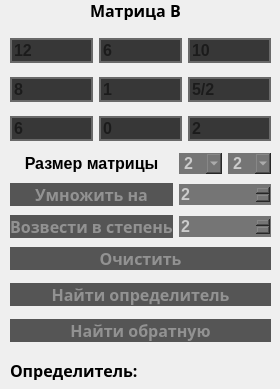
     <widget class="QWidget" name="matrixB" native="true">
      <property name="minimumSize">
       <size>
        <width>280</width>
        <height>0</height>
       </size>
      </property>
      <property name="maximumSize">
       <size>
        <width>280</width>
        <height>16777215</height>
       </size>
      </property>
      <widget class="QWidget" name="verticalLayoutWidget_3">
       <property name="geometry">
        <rect>
         <x>10</x>
         <y>240</y>
         <width>261</width>
         <height>111</height>
        </rect>
       </property>
       <layout class="QVBoxLayout" name="clsDeterInvertB">
        <item>
         <widget class="QPushButton" name="cleanB">
          <property name="font">
           <font>
            <family>Meiryo</family>
            <pointsize>12</pointsize>
            <weight>75</weight>
            <bold>true</bold>
           </font>
          </property>
          <property name="cursor">
           <cursorShape>PointingHandCursor</cursorShape>
          </property>
          <property name="autoFillBackground">
           <bool>false</bool>
          </property>
          <property name="styleSheet">
           <string notr="true">QPushButton{
 	background-color: rgb(85, 85, 85);
	border: none;
	color: rgb(146, 146, 146);
}

QPushButton::hover{
 	background-color:rgb(65, 65, 65);
	border: 2px solid rgb(70, 70, 70);
}

QPushButton::pressed{
 	background-color: rgb(148, 148, 148);
	border: none;
	color: rgb(40, 40, 40)
}</string>
          </property>
          <property name="text">
           <string>Очистить</string>
          </property>
         </widget>
        </item>
        <item>
         <widget class="QPushButton" name="deterB">
          <property name="font">
           <font>
            <family>Meiryo</family>
            <pointsize>12</pointsize>
            <weight>75</weight>
            <bold>true</bold>
           </font>
          </property>
          <property name="cursor">
           <cursorShape>PointingHandCursor</cursorShape>
          </property>
          <property name="autoFillBackground">
           <bool>false</bool>
          </property>
          <property name="styleSheet">
           <string notr="true">QPushButton{
 	background-color: rgb(85, 85, 85);
	border: none;
	color: rgb(146, 146, 146);
}

QPushButton::hover{
 	background-color:rgb(65, 65, 65);
	border: 2px solid rgb(70, 70, 70);
}

QPushButton::pressed{
 	background-color: rgb(148, 148, 148);
	border: none;
	color: rgb(40, 40, 40)
}</string>
          </property>
          <property name="text">
           <string>Найти определитель</string>
          </property>
         </widget>
        </item>
        <item>
         <widget class="QPushButton" name="invertB">
          <property name="font">
           <font>
            <family>Meiryo</family>
            <pointsize>12</pointsize>
            <weight>75</weight>
            <bold>true</bold>
           </font>
          </property>
          <property name="cursor">
           <cursorShape>PointingHandCursor</cursorShape>
          </property>
          <property name="autoFillBackground">
           <bool>false</bool>
          </property>
          <property name="styleSheet">
           <string notr="true">QPushButton{
 	background-color: rgb(85, 85, 85);
	border: none;
	color: rgb(146, 146, 146);
}

QPushButton::hover{
 	background-color:rgb(65, 65, 65);
	border: 2px solid rgb(70, 70, 70);
}

QPushButton::pressed{
 	background-color: rgb(148, 148, 148);
	border: none;
	color: rgb(40, 40, 40)
}</string>
          </property>
          <property name="text">
           <string>Найти обратную</string>
          </property>
         </widget>
        </item>
       </layout>
      </widget>
      <widget class="QWidget" name="gridLayoutWidget_7">
       <property name="geometry">
        <rect>
         <x>10</x>
         <y>150</y>
         <width>261</width>
         <height>91</height>
        </rect>
       </property>
       <layout class="QGridLayout" name="sizeAddExpendB">
        <property name="sizeConstraint">
         <enum>QLayout::SetDefaultConstraint</enum>
        </property>
        <property name="leftMargin">
         <number>0</number>
        </property>
        <property name="rightMargin">
         <number>0</number>
        </property>
        <item row="2" column="1">
         <widget class="QSpinBox" name="exp_valB">
          <property name="font">
           <font>
            <pointsize>12</pointsize>
            <weight>75</weight>
            <bold>true</bold>
           </font>
          </property>
          <property name="styleSheet">
           <string notr="true">background-color: rgb(117, 117, 117);
border: none;
color: rgb(203, 203, 203);</string>
          </property>
          <property name="maximum">
           <number>999</number>
          </property>
          <property name="value">
           <number>2</number>
          </property>
         </widget>
        </item>
        <item row="1" column="0">
         <widget class="QPushButton" name="addButtonB">
          <property name="font">
           <font>
            <family>Meiryo</family>
            <pointsize>12</pointsize>
            <weight>75</weight>
            <bold>true</bold>
           </font>
          </property>
          <property name="cursor">
           <cursorShape>PointingHandCursor</cursorShape>
          </property>
          <property name="autoFillBackground">
           <bool>false</bool>
          </property>
          <property name="styleSheet">
           <string notr="true">QPushButton{
 	background-color: rgb(85, 85, 85);
	border: none;
	color: rgb(146, 146, 146);
}

QPushButton::hover{
 	background-color:rgb(65, 65, 65);
	border: 2px solid rgb(70, 70, 70);
}

QPushButton::pressed{
 	background-color: rgb(148, 148, 148);
	border: none;
	color: rgb(40, 40, 40)
}</string>
          </property>
          <property name="text">
           <string>Умножить на</string>
          </property>
         </widget>
        </item>
        <item row="2" column="0">
         <widget class="QPushButton" name="expButtonB">
          <property name="font">
           <font>
            <family>Meiryo</family>
            <pointsize>12</pointsize>
            <weight>75</weight>
            <bold>true</bold>
           </font>
          </property>
          <property name="cursor">
           <cursorShape>PointingHandCursor</cursorShape>
          </property>
          <property name="autoFillBackground">
           <bool>false</bool>
          </property>
          <property name="styleSheet">
           <string notr="true">QPushButton{
 	background-color: rgb(85, 85, 85);
	border: none;
	color: rgb(146, 146, 146);
}

QPushButton::hover{
 	background-color:rgb(65, 65, 65);
	border: 2px solid rgb(70, 70, 70);
}

QPushButton::pressed{
 	background-color: rgb(148, 148, 148);
	border: none;
	color: rgb(40, 40, 40)
}</string>
          </property>
          <property name="text">
           <string>Возвести в степень</string>
          </property>
         </widget>
        </item>
        <item row="1" column="1">
         <widget class="QSpinBox" name="add_valB">
          <property name="font">
           <font>
            <pointsize>12</pointsize>
            <weight>75</weight>
            <bold>true</bold>
           </font>
          </property>
          <property name="cursor">
           <cursorShape>IBeamCursor</cursorShape>
          </property>
          <property name="styleSheet">
           <string notr="true">background-color: rgb(117, 117, 117);
border: none;
color: rgb(203, 203, 203);</string>
          </property>
          <property name="maximum">
           <number>99999</number>
          </property>
          <property name="value">
           <number>2</number>
          </property>
         </widget>
        </item>
        <item row="0" column="0">
         <widget class="QLabel" name="sizeB">
          <property name="font">
           <font>
            <pointsize>12</pointsize>
            <weight>75</weight>
            <bold>true</bold>
           </font>
          </property>
          <property name="text">
           <string>&lt;html&gt;&lt;head/&gt;&lt;body&gt;&lt;p align=&quot;center&quot;&gt;&lt;span style=&quot; font-size:12pt;&quot;&gt;Размер матрицы&lt;/span&gt;&lt;/p&gt;&lt;/body&gt;&lt;/html&gt;</string>
          </property>
         </widget>
        </item>
        <item row="0" column="1">
         <layout class="QHBoxLayout" name="horizontalLayout_3">
          <item>
           <widget class="QComboBox" name="sizeB_val_raw">
            <property name="font">
             <font>
              <pointsize>12</pointsize>
              <weight>75</weight>
              <bold>true</bold>
             </font>
            </property>
            <property name="cursor">
             <cursorShape>PointingHandCursor</cursorShape>
            </property>
            <property name="styleSheet">
             <string notr="true">QComboBox{
	background-color: rgb(117, 117, 117);
	border: none;
	color: rgb(203, 203, 203);
}</string>
            </property>
            <property name="editable">
             <bool>false</bool>
            </property>
            <property name="currentText">
             <string>2</string>
            </property>
            <property name="currentIndex">
             <number>0</number>
            </property>
            <item>
             <property name="text">
              <string>2</string>
             </property>
            </item>
            <item>
             <property name="text">
              <string>3</string>
             </property>
            </item>
           </widget>
          </item>
          <item>
           <widget class="QComboBox" name="sizeB_val_col">
            <property name="font">
             <font>
              <pointsize>12</pointsize>
              <weight>75</weight>
              <bold>true</bold>
             </font>
            </property>
            <property name="cursor">
             <cursorShape>PointingHandCursor</cursorShape>
            </property>
            <property name="styleSheet">
             <string notr="true">QComboBox{
	background-color: rgb(117, 117, 117);
	border: none;
	color: rgb(203, 203, 203);
}</string>
            </property>
            <property name="editable">
             <bool>false</bool>
            </property>
            <property name="currentText">
             <string>2</string>
            </property>
            <property name="currentIndex">
             <number>0</number>
            </property>
            <item>
             <property name="text">
              <string>2</string>
             </property>
            </item>
            <item>
             <property name="text">
              <string>3</string>
             </property>
            </item>
           </widget>
          </item>
         </layout>
        </item>
       </layout>
      </widget>
      <widget class="QWidget" name="gridLayoutWidget_8">
       <property name="geometry">
        <rect>
         <x>10</x>
         <y>30</y>
         <width>261</width>
         <height>121</height>
        </rect>
       </property>
       <layout class="QGridLayout" name="matrixB_val">
        <property name="spacing">
         <number>6</number>
        </property>
        <item row="2" column="0">
         <widget class="QLineEdit" name="B6">
          <property name="font">
           <font>
            <pointsize>12</pointsize>
            <weight>75</weight>
            <bold>true</bold>
           </font>
          </property>
          <property name="styleSheet">
           <string notr="true">background-color:rgb(55, 55, 55);
border: 2px solid rgb(105, 105, 105)</string>
          </property>
          <property name="placeholderText">
           <string>6</string>
          </property>
         </widget>
        </item>
        <item row="2" column="2">
         <widget class="QLineEdit" name="B8">
          <property name="font">
           <font>
            <pointsize>12</pointsize>
            <weight>75</weight>
            <bold>true</bold>
           </font>
          </property>
          <property name="layoutDirection">
           <enum>Qt::LeftToRight</enum>
          </property>
          <property name="styleSheet">
           <string notr="true">background-color:rgb(55, 55, 55);
border: 2px solid rgb(105, 105, 105)</string>
          </property>
          <property name="placeholderText">
           <string>2</string>
          </property>
         </widget>
        </item>
        <item row="1" column="0">
         <widget class="QLineEdit" name="B3">
          <property name="sizePolicy">
           <sizepolicy hsizetype="Expanding" vsizetype="Fixed">
            <horstretch>0</horstretch>
            <verstretch>0</verstretch>
           </sizepolicy>
          </property>
          <property name="font">
           <font>
            <pointsize>12</pointsize>
            <weight>75</weight>
            <bold>true</bold>
           </font>
          </property>
          <property name="styleSheet">
           <string notr="true">background-color:rgb(55, 55, 55);
border: 2px solid rgb(105, 105, 105)</string>
          </property>
          <property name="placeholderText">
           <string>8</string>
          </property>
         </widget>
        </item>
        <item row="1" column="2">
         <widget class="QLineEdit" name="B5">
          <property name="font">
           <font>
            <pointsize>12</pointsize>
            <weight>75</weight>
            <bold>true</bold>
           </font>
          </property>
          <property name="styleSheet">
           <string notr="true">background-color:rgb(55, 55, 55);
border: 2px solid rgb(105, 105, 105)</string>
          </property>
          <property name="placeholderText">
           <string>5/2</string>
          </property>
         </widget>
        </item>
        <item row="2" column="1">
         <widget class="QLineEdit" name="B7">
          <property name="sizeIncrement">
           <size>
            <width>0</width>
            <height>0</height>
           </size>
          </property>
          <property name="baseSize">
           <size>
            <width>0</width>
            <height>0</height>
           </size>
          </property>
          <property name="font">
           <font>
            <pointsize>12</pointsize>
            <weight>75</weight>
            <bold>true</bold>
           </font>
          </property>
          <property name="styleSheet">
           <string notr="true">background-color:rgb(55, 55, 55);
border: 2px solid rgb(105, 105, 105)</string>
          </property>
          <property name="placeholderText">
           <string>0</string>
          </property>
         </widget>
        </item>
        <item row="1" column="1">
         <widget class="QLineEdit" name="B4">
          <property name="font">
           <font>
            <pointsize>12</pointsize>
            <weight>75</weight>
            <bold>true</bold>
           </font>
          </property>
          <property name="styleSheet">
           <string notr="true">background-color:rgb(55, 55, 55);
border: 2px solid rgb(105, 105, 105)</string>
          </property>
          <property name="placeholderText">
           <string>1</string>
          </property>
         </widget>
        </item>
        <item row="0" column="2">
         <widget class="QLineEdit" name="B2">
          <property name="font">
           <font>
            <pointsize>12</pointsize>
            <weight>75</weight>
            <bold>true</bold>
            <stylestrategy>PreferAntialias</stylestrategy>
           </font>
          </property>
          <property name="styleSheet">
           <string notr="true">background-color:rgb(55, 55, 55);
border: 2px solid rgb(105, 105, 105)</string>
          </property>
          <property name="placeholderText">
           <string>10</string>
          </property>
         </widget>
        </item>
        <item row="0" column="1">
         <widget class="QLineEdit" name="B1">
          <property name="font">
           <font>
            <pointsize>12</pointsize>
            <weight>75</weight>
            <bold>true</bold>
           </font>
          </property>
          <property name="styleSheet">
           <string notr="true">background-color:rgb(55, 55, 55);
border: 2px solid rgb(105, 105, 105)</string>
          </property>
          <property name="placeholderText">
           <string>6</string>
          </property>
         </widget>
        </item>
        <item row="0" column="0">
         <widget class="QLineEdit" name="B0">
          <property name="enabled">
           <bool>true</bool>
          </property>
          <property name="font">
           <font>
            <pointsize>12</pointsize>
            <weight>75</weight>
            <bold>true</bold>
           </font>
          </property>
          <property name="styleSheet">
           <string notr="true">text-align: left;
background-color:rgb(55, 55, 55);
border: 2px solid rgb(105, 105, 105);
</string>
          </property>
          <property name="placeholderText">
           <string>12</string>
          </property>
         </widget>
        </item>
       </layout>
      </widget>
      <widget class="QLabel" name="nameB">
       <property name="geometry">
        <rect>
         <x>90</x>
         <y>0</y>
         <width>101</width>
         <height>20</height>
        </rect>
       </property>
       <property name="font">
        <font>
         <family>Meiryo</family>
         <pointsize>12</pointsize>
         <weight>75</weight>
         <bold>true</bold>
        </font>
       </property>
       <property name="text">
        <string>Матрица B</string>
       </property>
      </widget>
      <widget class="QLabel" name="determinantB_val">
       <property name="geometry">
        <rect>
         <x>160</x>
         <y>360</y>
         <width>111</width>
         <height>20</height>
        </rect>
       </property>
       <property name="font">
        <font>
         <family>Meiryo</family>
         <pointsize>12</pointsize>
         <weight>75</weight>
         <bold>true</bold>
        </font>
       </property>
       <property name="text">
        <string/>
       </property>
      </widget>
      <widget class="QLabel" name="determinantB">
       <property name="geometry">
        <rect>
         <x>10</x>
         <y>360</y>
         <width>141</width>
         <height>20</height>
        </rect>
       </property>
       <property name="font">
        <font>
         <family>Meiryo</family>
         <pointsize>12</pointsize>
         <weight>75</weight>
         <bold>true</bold>
        </font>
       </property>
       <property name="text">
        <string>Определитель:</string>
       </property>
      </widget>
     </widget>
